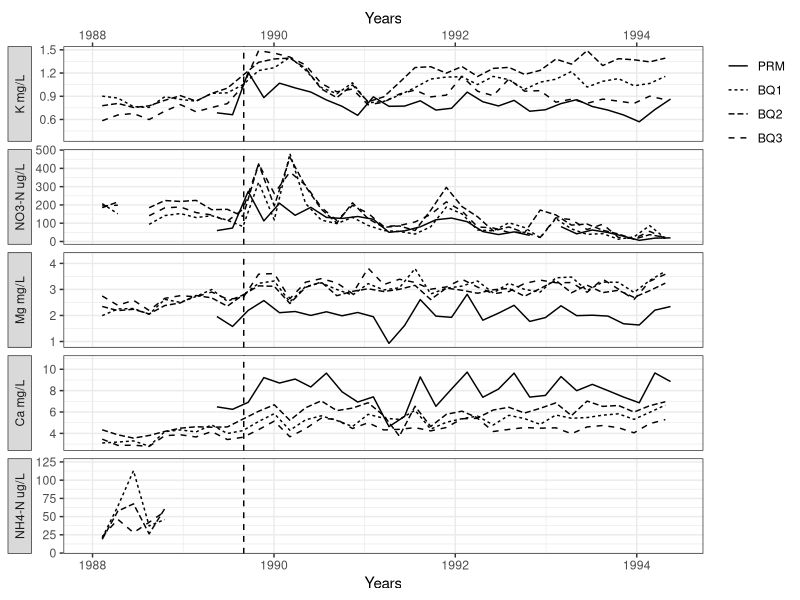

Write the R code that produced this figure.
## ---- chunk 1
#| echo: false
#| output: false

# Load packages and utility functions
library(tidyverse)
library(knitr)
## ---- chunk 2
#| echo: false
#| output: false

# Load intermediate cleaned and smoothed data generated from 1_clean_data.R
combo_smooth_data <- read_csv("../output/combo_smooth_data.csv")
## ---- chunk 3
#| echo: false
#| warning: false

# Pivot longer to create ion columns
smooth_data_longer <- combo_smooth_data |>
  pivot_longer(
    cols = k_mgL:`nh4-n_ugL`,
    names_to = "Ion",
    values_to = "Mean_Concentration"
  )

# Visualization - Line Plot

# Line plot - ggplot2, facet_grid()
smooth_data_longer |>
  mutate(
    Ion = fct_recode(
      Ion,
      `K mg/L` = "k_mgL",
      `NO3-N ug/L` = "no3-n_ugL",
      `Mg mg/L` = "mg_mgL",
      `Ca mg/L` = "ca_mgL",
      `NH4-N ug/L` = "nh4-n_ugL"
    ),
    Ion = fct_relevel(
      Ion,
      "K mg/L",
      "NO3-N ug/L",
      "Mg mg/L",
      "Ca mg/L",
      "NH4-N ug/L"
    ),
    Site_ID = fct_relevel(
      Site_ID,
      "PRM",
      "BQ1",
      "BQ2",
      "BQ3"
    )
  ) |>
  ggplot(
    mapping = aes(
      x = window_start,
      y = Mean_Concentration,
      linetype = Site_ID
    )
  ) +
  geom_line() +
  theme_bw() +
  theme(
    legend.title = element_blank(), # Remove legend title
    axis.title.y = element_blank(), # Remove y axis title
    strip.placement = "outside", # Move y labels (ions) outside y ticks
    legend.justification = c(1, 1), # Anchor legend box to the upper right
  ) +
  labs(
    x = "Years"
  ) +
  facet_grid(
    Ion ~ .,
    scales = "free_y", # Independent y-axis scales per grid
    switch = "y" # Move y ion labels to left side
  ) +
  scale_x_date(
    sec.axis = dup_axis(),
    limits = as.Date(c("1988-01-01", "1994-06-01"))
  ) +
  geom_vline(
    xintercept = as.Date("1989-09-01"),
    color = "black",
    linetype = "dashed",
    linewidth = 0.5
  )
